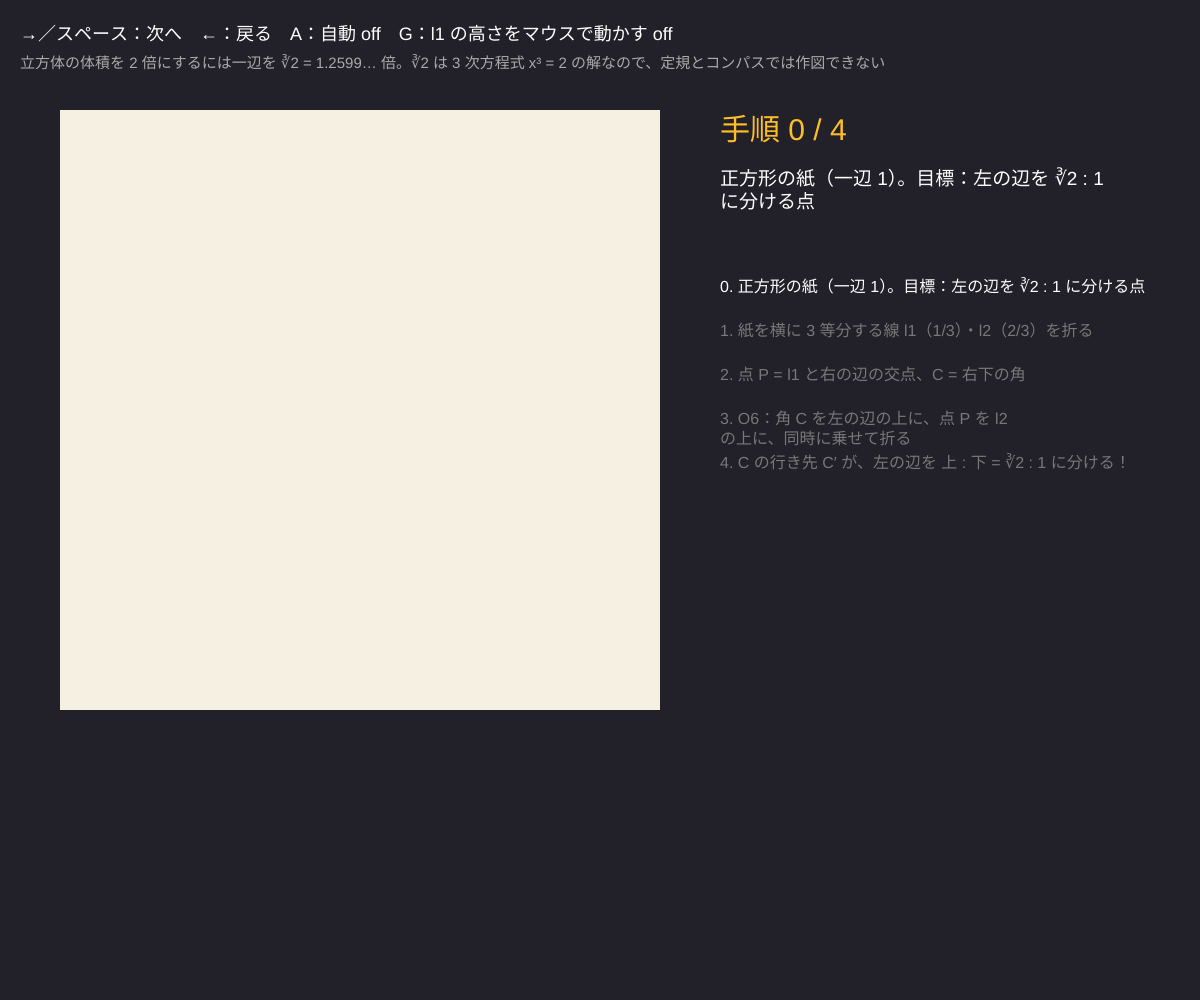
Frame 1 (no input)
Frame 60 (no input): identical to frame 1, image omitted
Frame 120 (the mouse pressed at the canvas centre since frame 60): identical to frame 1, image omitted

The p5.js sketch that drew this single still picture (run headless with seeded random() and noise() and a simulated clock; from frame 60 on, the mouse is pressed at the canvas centre):

// p5.js sketch
// ── sketch.js
// ============================================
// 03 立方根 2 の作図（メッサーの方法）
// 体積が 2 倍の立方体の一辺 ∛2 を作図せよ（デロス島の問題）── 定規とコンパスでは不可能
//   折り紙なら O6 を 1 回使うだけ。紙を 3 等分して、角と点を同時に 2 本の線へ乗せる
// →／スペース = 次の手順 / ← = 前の手順 / A = 自動で進む / G = 3 等分の線の高さを動かして一般化
// ============================================

let stepNo = 0;
let phi = 0;
let auto = false, autoT = 0;
let general = false;        // G：l1 の高さ h を動かす
let h = 1 / 3;              // ★ 下の線 l1 の高さ（3 等分なら 1/3）
let px0, py0, PS;

const STEPS = [
  '正方形の紙（一辺 1）。目標：左の辺を ∛2 : 1 に分ける点',
  '紙を横に 3 等分する線 l1（1/3）・l2（2/3）を折る',
  '点 P = l1 と右の辺の交点、C = 右下の角',
  'O6：角 C を左の辺の上に、点 P を l2 の上に、同時に乗せて折る',
  'C の行き先 C′ が、左の辺を 上 : 下 = ∛2 : 1 に分ける！',
];

function setup() {
  createCanvas(windowWidth, windowHeight);
  PS = min(width * 0.5, height - 170);
  px0 = 60; py0 = 110;
}
function sx(u) { return px0 + u * PS; }
function sy(v) { return py0 + PS - v * PS; }

// ★ O6：C(1, 0) を左の辺 x = 0 に、P(1, h) を l2（y = 2h）に乗せる折り線
function solveFold() {
  let C = { x: 1, y: 0 }, P = { x: 1, y: h };
  let l2 = { p: { x: 0, y: 2 * h }, u: { x: 1, y: 0 } };
  let f = (t) => { let X = { x: 0, y: t }; return sdist(refl(P, bisector(C, X)), l2); };
  let best = null, N = 2000, pt = 0.001, pf = f(pt);
  for (let i = 1; i <= N; i++) {
    let t = 0.001 + 0.998 * i / N, v = f(t);
    if (pf * v <= 0) {
      let lo = pt, hi = t, flo = pf;
      for (let k = 0; k < 50; k++) { let m = (lo + hi) / 2, fm = f(m); if (flo * fm <= 0) hi = m; else { lo = m; flo = fm; } }
      let X = { x: 0, y: (lo + hi) / 2 }, cr = bisector(C, X);
      best = { crease: cr, Cp: X, Pp: refl(P, cr) };
    }
    pt = t; pf = v;
  }
  return best;
}

function draw() {
  background(34, 32, 40);
  if (auto) { autoT++; if (autoT % 120 === 0) stepNo = (stepNo + 1) % STEPS.length; }
  if (general) h = constrain(map(mouseY, py0 + PS, py0, 0.15, 0.48), 0.15, 0.48);
  let target = stepNo === 3 ? PI : (stepNo === 4 && frameCount % 160 < 80 ? PI : 0);
  phi += (target - phi) * 0.08;
  let sol = solveFold();

  noStroke(); fill(246, 240, 226); rect(px0, py0, PS, PS);
  if (stepNo >= 1) {
    stroke(120); strokeWeight(2);
    drawingContext.setLineDash([8, 6]);
    line(sx(0), sy(h), sx(1), sy(h)); line(sx(0), sy(2 * h), sx(1), sy(2 * h));
    drawingContext.setLineDash([]);
    noStroke(); fill(90); textSize(15);
    text('l1', sx(1) + 6, sy(h) + 5); text('l2', sx(1) + 6, sy(2 * h) + 5);
  }
  if (stepNo >= 2) {
    noStroke(); fill(40); circle(sx(1), sy(h), 10); circle(sx(1), sy(0), 10);
    fill(230); textSize(16); text('P', sx(1) + 10, sy(h) - 10); text('C', sx(1) + 10, sy(0) + 4);
  }
  if (sol && stepNo >= 3) {
    let seg = clipSquare(sol.crease);
    if (seg) { stroke(255, 190, 40); strokeWeight(3); line(sx(seg[0].x), sy(seg[0].y), sx(seg[1].x), sy(seg[1].y)); }
    let side = sdist({ x: 1, y: 0 }, sol.crease) > 0 ? 1 : -1;
    let flap = clipHalf([{ x: 0, y: 0 }, { x: 1, y: 0 }, { x: 1, y: 1 }, { x: 0, y: 1 }], sol.crease, side);
    if (phi > 0.02) {
      let k = 1 - cos(phi);
      fill(phi > HALF_PI ? color(226, 84, 72, 220) : color(255, 250, 235, 230));
      stroke(80, 40, 40); strokeWeight(1);
      beginShape();
      for (let p of flap) { let s = sdist(p, sol.crease); vertex(sx(p.x + sol.crease.u.y * s * k), sy(p.y - sol.crease.u.x * s * k)); }
      endShape(CLOSE);
    }
    noStroke(); fill(40);
    circle(sx(sol.Cp.x), sy(sol.Cp.y), 12); circle(sx(sol.Pp.x), sy(sol.Pp.y), 10);
    textSize(15); text('C′', sx(sol.Cp.x) + 10, sy(sol.Cp.y) + 5); text('P′', sx(sol.Pp.x) + 8, sy(sol.Pp.y) - 8);
  }
  if (sol && stepNo >= 4) {
    // 左の辺を 2 色で塗り分ける
    strokeWeight(8);
    stroke(60, 110, 220); line(sx(0) - 14, sy(1), sx(0) - 14, sy(sol.Cp.y));
    stroke(40, 160, 110); line(sx(0) - 14, sy(sol.Cp.y), sx(0) - 14, sy(0));
  }

  // 説明
  let tx = px0 + PS + 60;
  noStroke(); fill(255); textSize(18);
  text('→／スペース：次へ　←：戻る　A：自動 ' + (auto ? 'ON' : 'off') + '　G：l1 の高さをマウスで動かす ' + (general ? 'ON（h = ' + nf(h, 1, 3) + '）' : 'off'), 20, 40);
  fill(170); textSize(15);
  text('立方体の体積を 2 倍にするには一辺を ∛2 = 1.2599… 倍。∛2 は 3 次方程式 x³ = 2 の解なので、定規とコンパスでは作図できない', 20, 68);
  fill(255, 190, 40); textSize(30); text('手順 ' + stepNo + ' / ' + (STEPS.length - 1), tx, py0 + 30);
  fill(255); textSize(19); text(STEPS[stepNo], tx, py0 + 60, width - tx - 30, 100);
  textSize(16);
  let y = py0 + 170;
  for (let i = 0; i < STEPS.length; i++) { fill(i === stepNo ? 255 : 120); text(i + '. ' + STEPS[i], tx, y, width - tx - 30, 50); y += 44; }
  if (sol && stepNo >= 4) {
    let up = 1 - sol.Cp.y, lo = sol.Cp.y;
    fill(110, 160, 255); textSize(20); text('上 = ' + nf(up, 1, 5), tx, y + 20);
    fill(40, 200, 140); text('下 = ' + nf(lo, 1, 5), tx + 180, y + 20);
    fill(255); text('上 ÷ 下 = ' + nf(up / lo, 1, 6), tx, y + 54);
    fill(255, 190, 40); text('∛2    = ' + nf(Math.cbrt(2), 1, 6), tx, y + 84);
    drawCubes(min(tx + 330, width - 250), y + 90, 50, up / lo);
  } else if (!sol) { fill(255, 120, 100); text('この h では紙の中で折れない', tx, y + 20); }
}

// 一辺 1 と 一辺 r の立方体を並べる（体積 1 と r³）
function drawCubes(x, y, s, r) {
  for (let [k, len, c] of [[0, 1, color(40, 160, 110)], [1, r, color(60, 110, 220)]]) {
    let L = s * constrain(len, 0.2, 1.6), cx = x + k * s * 2.6, d = L * 0.45;   // はみ出さないよう描く大きさだけ制限（G で比が大きく変わる）
    stroke(255); strokeWeight(1.5); fill(red(c), green(c), blue(c), 160);
    quad(cx, y, cx + L, y, cx + L, y - L, cx, y - L);
    quad(cx, y - L, cx + L, y - L, cx + L + d, y - L - d, cx + d, y - L - d);
    quad(cx + L, y, cx + L + d, y - d, cx + L + d, y - L - d, cx + L, y - L);
    noStroke(); fill(255); textSize(14);
    text('体積 ' + nf(len * len * len, 1, 3), cx, y + 22);
  }
}

function keyPressed() {
  if (key === RIGHT_ARROW || key === ' ') stepNo = min(stepNo + 1, STEPS.length - 1);
  if (key === LEFT_ARROW) stepNo = max(stepNo - 1, 0);
  if (key === 'a' || key === 'A') { auto = !auto; autoT = 0; }
  if (key === 'g' || key === 'G') { general = !general; if (!general) h = 1 / 3; }
}

// ---------- やってみよう ----------
// 1. 手順 4 の比が ∛2 と何桁まで合っているか見よう。本物の紙で折るとどのくらいずれる？
// 2. G で l1 の高さ h を変えると比はどう変わる？ h = 1/3 のときだけ ∛2 になる理由を考えよう
// 3. ∛2 があれば「体積 2 倍の立方体」が折れる。∛3 をつくるにはどうすればいい？（ヒント：O6 の条件を変える）
// 4. 02 の角の三等分と比べよう。どちらも O6 が 3 次方程式を解いている


// ==================================================
// ここから下は「折り紙の幾何の道具」（紙の座標：一辺 1）
// ==================================================
function nrm(x, y) { let l = Math.hypot(x, y) || 1; return { x: x / l, y: y / l }; }
function bisector(a, b) { return { p: { x: (a.x + b.x) / 2, y: (a.y + b.y) / 2 }, u: nrm(-(b.y - a.y), b.x - a.x) }; }
function sdist(q, L) { return (q.x - L.p.x) * -L.u.y + (q.y - L.p.y) * L.u.x; }
function refl(q, L) { let s = sdist(q, L); return { x: q.x + 2 * s * L.u.y, y: q.y - 2 * s * L.u.x }; }
function clipHalf(pts, L, side) {
  let out = [];
  for (let i = 0; i < pts.length; i++) {
    let p = pts[i], q = pts[(i + 1) % pts.length], s1 = sdist(p, L) * side, s2 = sdist(q, L) * side;
    if (s1 >= 0) out.push(p);
    if (s1 * s2 < 0) { let t = s1 / (s1 - s2); out.push({ x: p.x + (q.x - p.x) * t, y: p.y + (q.y - p.y) * t }); }
  }
  return out;
}
function clipSquare(L) {
  let sq = [{ x: 0, y: 0 }, { x: 1, y: 0 }, { x: 1, y: 1 }, { x: 0, y: 1 }], r = [];
  for (let i = 0; i < 4; i++) {
    let p = sq[i], q = sq[(i + 1) % 4], s1 = sdist(p, L), s2 = sdist(q, L);
    if (s1 * s2 <= 0 && s1 !== s2) { let t = s1 / (s1 - s2); r.push({ x: p.x + (q.x - p.x) * t, y: p.y + (q.y - p.y) * t }); }
  }
  return r.length >= 2 ? r : null;
}
